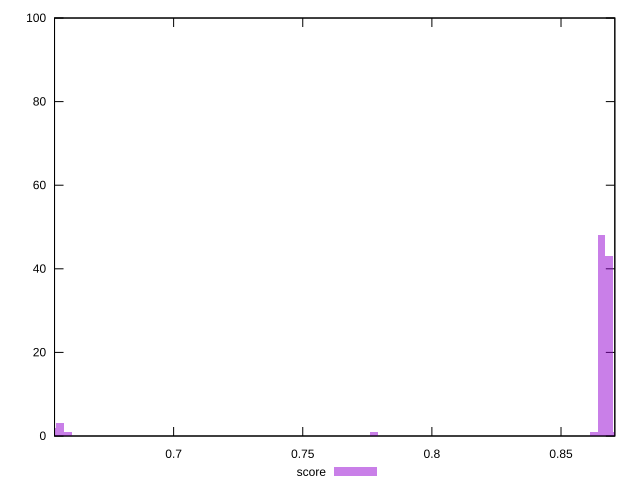

Reproduce this figure in gnuplot.
reset

$score <<EOF
0.8687054438312325 43
0.865668012209445 48
0.7775824951776067 1
0.6530477986843182 2
0.6591226619278931 1
0.6560852303061057 3
0.8626305805876574 1
0.87174287545302 1
EOF

set key outside below
set boxwidth 0.003037431621787526
set xrange [0.6538888888888889:0.8708333333333333]
set yrange [0:100]
set trange [0:100]
set style fill transparent solid 0.5 noborder
set terminal svg size 640, 490 enhanced background rgb 'white'
set output "reprap/render-blocking-resources/samples/pages+cached+noexternal+nosvg/score/histogram.svg"

plot $score title "score" with boxes

reset
